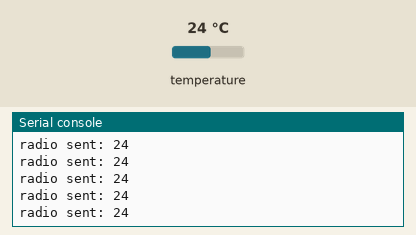
Bench run of a program on a simulated BBC micro:bit (MakeCode). Parts: the last lines printed to the serial console. The test bench sets the inputs (shaded band); at power-on: temperature 24 °C. No radio messages arrive unless stated (any console line starting 'radio sent:' is added by the test bench).

Above: at 1.2 s.
1.3 s: temperature set to 12 °C
At 1.9 s:
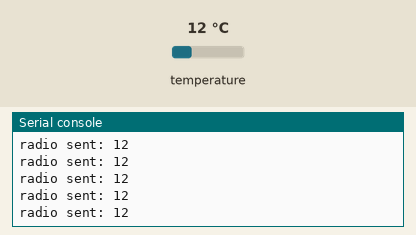
2.8 s: temperature set to 19 °C
At 3.7 s:
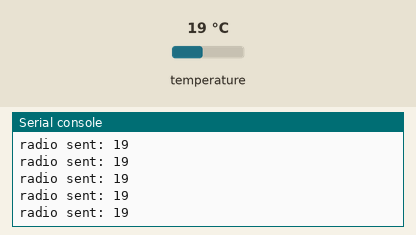
Timing chart, 0 to 5.8 s (numbered marks = the images above; inputs shaded):
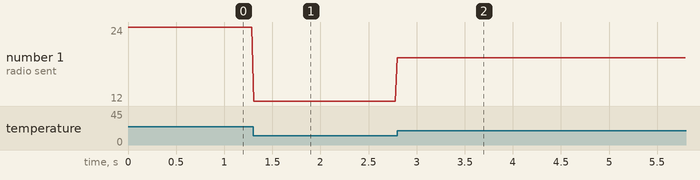

The program:

main.ts
```typescript
let température = 0
radio.onReceivedNumber(function (receivedNumber) {
    if (input.buttonIsPressed(Button.A)) {
        basic.showNumber(receivedNumber)
        basic.pause(1000)
        basic.clearScreen()
    }
})
basic.forever(function () {
    radio.setGroup(1)
    température = input.temperature()
    radio.sendNumber(température)
})
```

test.ts
```typescript
// les tests vont ici ; cela ne sera pas compilé si ce paquet est utilisé en tant qu'extension.
```

Measured:
- after the input at 1.3 s, the serial console: prints a new line at once (image 1)
- after the input at 2.8 s, the serial console: prints a new line at once (image 2)
- plotted number 1: 24 → 12 after the input at 1.3 s, 12 → 19 after the input at 2.8 s
